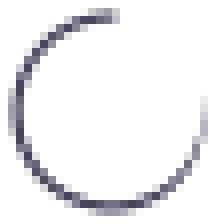
#> input picture dotfiles/breeze-rose-pine-dawn/images/spinner/spinner0.png, 28 x 28 px (shown 8 times larger)
$ python rotate.py
#> lines starting #> are read from the running program, lines starting #| are printed output that depends on the picture
from PIL import Image

open("spinner360.png", "wb+").write(open("spinner0.png", "rb").read())

for deg in range(0, 90, 10):
    img = Image.open("spinner" + str(deg) + ".png")
#> img is the input picture: PIL image 28x28 RGBA; mean R, G, B, A 11.9, 11.5, 15.5, 20.6
    img.rotate(-90).save("spinner" + str(deg + 90) + ".png")
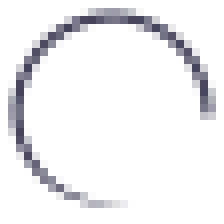
#> saved as spinner90.png: PIL image 28x28 RGBA (shown 8 times larger); mean R, G, B, A 11.9, 11.5, 15.5, 20.6; transparent parts drawn white
    img.rotate(180).save("spinner" + str(deg + 180) + ".png")
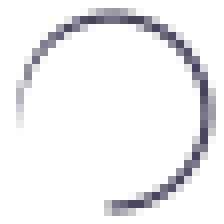
#> saved as spinner180.png: PIL image 28x28 RGBA (shown 8 times larger); mean R, G, B, A 11.9, 11.5, 15.5, 20.6; transparent parts drawn white
    img.rotate(90).save("spinner" + str(deg + 270) + ".png")
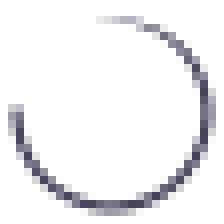
#> saved as spinner270.png: PIL image 28x28 RGBA (shown 8 times larger); mean R, G, B, A 11.9, 11.5, 15.5, 20.6; transparent parts drawn white
#> (the run stopped early here; a loop or call above may not have finished)
